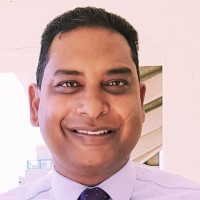
#> input picture week 8.1 Latihan PTS/foto.jpg, 200 x 200 px
$ python Dylan_XII-A_UjianOpenCV.py
#> lines starting #> are read from the running program, lines starting #| are printed output that depends on the picture; after the words box and inside, x2 and y2 are one past the last pixel; in counts of white or black regions, pixels touching at a corner belong together
import cv2 as cv

image = cv.imread("foto.jpg")
#> image is the input picture: shape (200, 200, 3); mean B, G, R 173.4, 175.2, 208.1
print(image.shape)
#| (200, 200, 3)

#cropping (edit nanti)
y_start = 20
y_end = 150

x_start = 15
x_end = 200

crop = image[x_start: x_end, y_start: y_end]
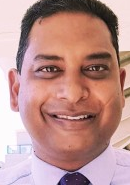
#> crop: shape (185, 130, 3); mean B, G, R 141.5, 145.2, 187.6

#effect (edit nanti)
blackwhitefilter = cv.cvtColor(crop,cv.COLOR_BGR2GRAY)
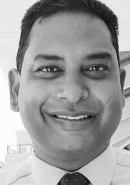
#> blackwhitefilter: shape (185, 130); min 9, max 255, mean 157.5

#text (edit nanti)
text = "Marcelino Dylan Ham"
font = cv.FONT_HERSHEY_COMPLEX
fontsize = 0.3
textcolor = (0,0,255)
thickness = thickness= 2 #bisa taroh disini thicknessnya ataupun
cv.putText(blackwhitefilter, text,(15, 165), font,fontsize,textcolor,thickness, cv.LINE_AA) #disini juga bisa
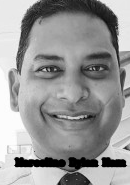
#> blackwhitefilter: shape (185, 130); 4.47% of pixels changed, all inside (x1, y1, x2, y2) = (13, 157, 128, 170)

#save newfile
newfilename = "hasil_edit.jpg"
cv.imwrite(newfilename, blackwhitefilter)
print(f"Image Saved as {newfilename}")

cv.imshow("croppedimages", blackwhitefilter)
cv.imshow("gambar",image)

cv.waitKey(0)
cv.destroyAllWindows()
